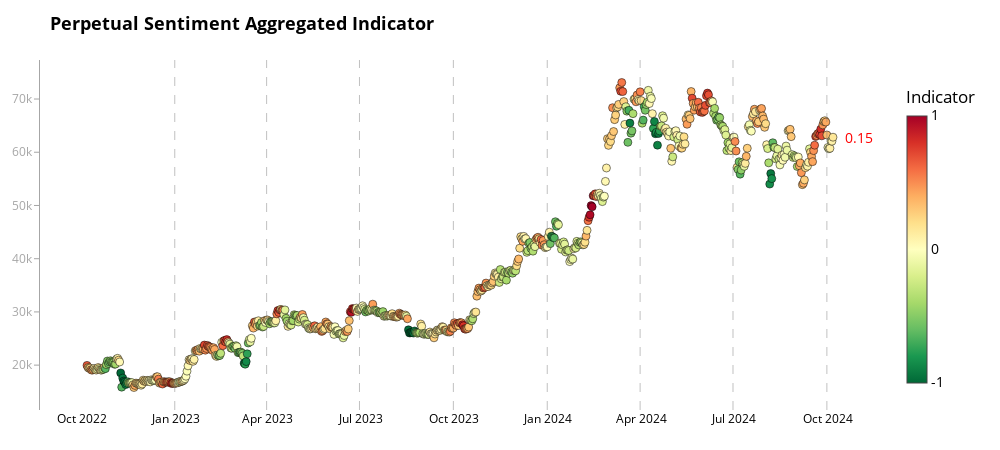

Notebook cell for this chart:
### Code cell
# Example usage
fig2 = chart_aggregate(merged_df, 'aggregate_indicator_equalweight', 'price_usd_close', "Perpetual Sentiment Aggregated Indicator")
fig2.show()
pio.write_html(fig2, file=f'bitcoin_analysis_prep_aggr_last_1year.html')
print("All charts have been displayed and saved as separate HTML files.")

### Figure 1 — Plotly figure (JSON) as saved in the notebook; plotly's stock layout.template omitted (floating-point values rounded to 4 significant figures; data arrays with more than 128 entries replaced by an {"elided": "..."} marker saying what was removed)
{"data": [{"hoverinfo": "text", "marker": {"cmax": 1, "cmin": -1, "color": {"elided": "732 float values"}, "colorbar": {"len": 0.9, "lenmode": "fraction", "thickness": 20, "ticktext": ["-1", "0", "1"], "tickvals": [-1, 0, 1], "title": {"text": "Indicator"}, "x": 1.02, "xpad": 10}, "colorscale": [[0.0, "rgb(0,104,55)"], [0.1, "rgb(26,152,80)"], [0.2, "rgb(102,189,99)"], [0.3, "rgb(166,217,106)"], [0.4, "rgb(217,239,139)"], [0.5, "rgb(255,255,191)"], [0.6, "rgb(254,224,139)"], [0.7, "rgb(253,174,97)"], [0.8, "rgb(244,109,67)"], [0.9, "rgb(215,48,39)"], [1.0, "rgb(165,0,38)"]], "line": {"color": "black", "width": 0.5}, "size": 8}, "mode": "markers", "text": {"elided": "732 str values"}, "x": {"elided": "732 str values"}, "y": {"elided": "732 float values"}, "type": "scatter"}], "layout": {"shapes": [{"line": {"color": "rgba(128, 128, 128, 0.7)", "dash": "dash", "width": 1}, "opacity": 0.7, "type": "line", "x0": "2022-12-31T00:00:00", "x1": "2022-12-31T00:00:00", "xref": "x", "y0": 0, "y1": 1, "yref": "y domain"}, {"line": {"color": "rgba(128, 128, 128, 0.7)", "dash": "dash", "width": 1}, "opacity": 0.7, "type": "line", "x0": "2023-03-31T00:00:00", "x1": "2023-03-31T00:00:00", "xref": "x", "y0": 0, "y1": 1, "yref": "y domain"}, {"line": {"color": "rgba(128, 128, 128, 0.7)", "dash": "dash", "width": 1}, "opacity": 0.7, "type": "line", "x0": "2023-06-30T00:00:00", "x1": "2023-06-30T00:00:00", "xref": "x", "y0": 0, "y1": 1, "yref": "y domain"}, {"line": {"color": "rgba(128, 128, 128, 0.7)", "dash": "dash", "width": 1}, "opacity": 0.7, "type": "line", "x0": "2023-09-30T00:00:00", "x1": "2023-09-30T00:00:00", "xref": "x", "y0": 0, "y1": 1, "yref": "y domain"}, {"line": {"color": "rgba(128, 128, 128, 0.7)", "dash": "dash", "width": 1}, "opacity": 0.7, "type": "line", "x0": "2023-12-31T00:00:00", "x1": "2023-12-31T00:00:00", "xref": "x", "y0": 0, "y1": 1, "yref": "y domain"}, {"line": {"color": "rgba(128, 128, 128, 0.7)", "dash": "dash", "width": 1}, "opacity": 0.7, "type": "line", "x0": "2024-03-31T00:00:00", "x1": "2024-03-31T00:00:00", "xref": "x", "y0": 0, "y1": 1, "yref": "y domain"}, {"line": {"color": "rgba(128, 128, 128, 0.7)", "dash": "dash", "width": 1}, "opacity": 0.7, "type": "line", "x0": "2024-06-30T00:00:00", "x1": "2024-06-30T00:00:00", "xref": "x", "y0": 0, "y1": 1, "yref": "y domain"}, {"line": {"color": "rgba(128, 128, 128, 0.7)", "dash": "dash", "width": 1}, "opacity": 0.7, "type": "line", "x0": "2024-09-30T00:00:00", "x1": "2024-09-30T00:00:00", "xref": "x", "y0": 0, "y1": 1, "yref": "y domain"}], "annotations": [{"align": "left", "font": {"color": "red", "size": 14}, "showarrow": false, "text": "0.15", "x": "2024-10-06T00:00:00", "xanchor": "left", "xshift": 10, "y": 62820.0, "yanchor": "middle"}], "title": {"font": {"color": "black", "size": 18, "weight": "bold"}, "text": "Perpetual Sentiment Aggregated Indicator"}, "font": {"color": "black", "size": 14}, "margin": {"l": 40, "r": 120, "t": 60, "b": 40}, "showlegend": false, "hovermode": "closest", "plot_bgcolor": "white", "paper_bgcolor": "white", "width": 1000, "height": 450, "xaxis": {"tickfont": {"color": "black", "size": 12}, "showgrid": false, "zeroline": false, "dtick": "M3", "tickformat": "%b %Y", "showline": false, "mirror": false}, "yaxis": {"tickfont": {"color": "rgba(128, 128, 128, 0.7)", "size": 12}, "showgrid": false, "zeroline": false, "showline": true, "linewidth": 1, "linecolor": "rgba(128, 128, 128, 0.7)", "mirror": false, "ticks": "outside", "ticklen": 5, "tickcolor": "rgba(128, 128, 128, 0.7)"}}}
